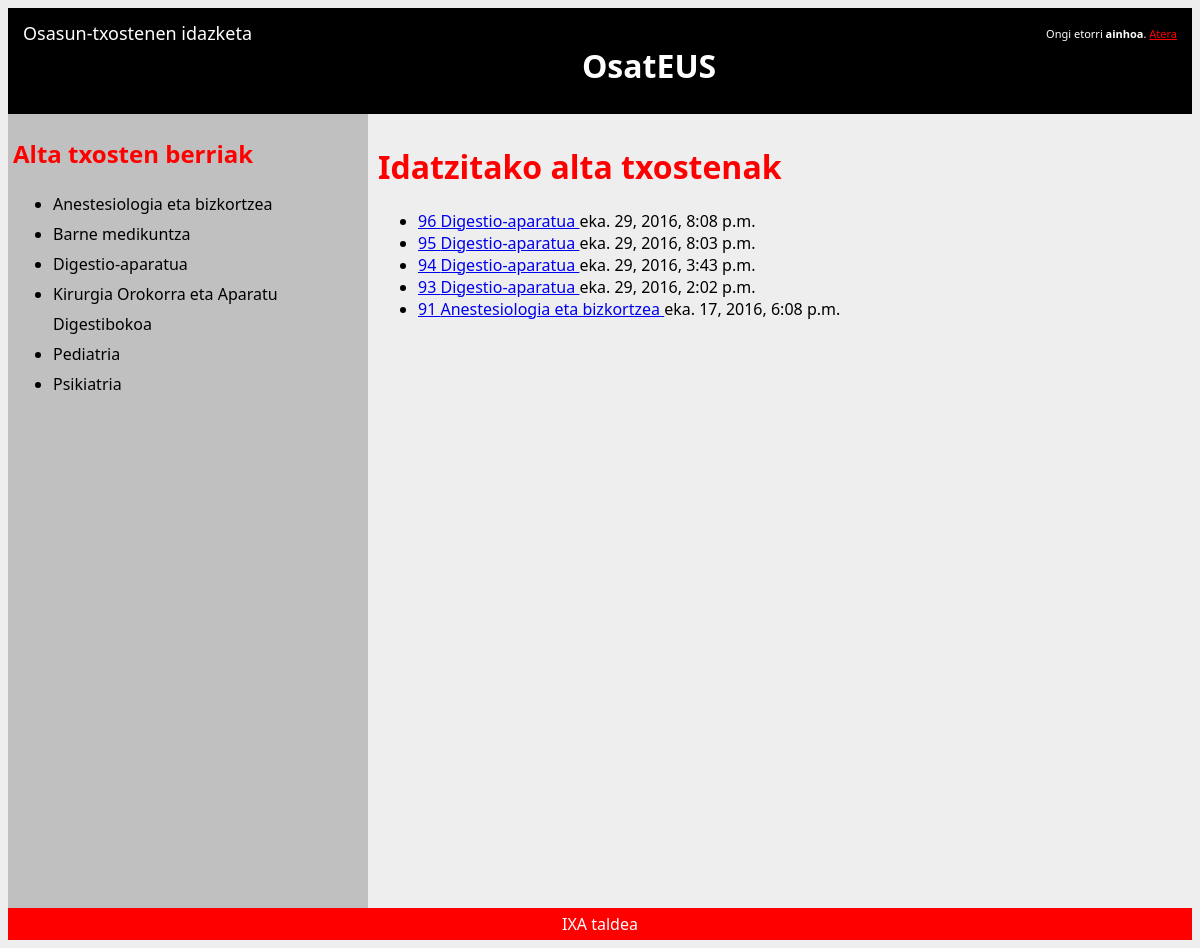
Screenshot of /txantiloiak/ (signed in) with the database file from the repository.
### txantiloiak/models.py (models this page shows, shortened)
class Espezialitatea(models.Model):
    izena = models.CharField(max_length=50)
    MOTA_AUKERAK = (
        ('AL','Alta txostena'),
        ('EB','Ebolutiboa'),
    )
    mota = models.CharField(max_length=2,
                            choices=MOTA_AUKERAK)

class Txostena(models.Model):
    egilea = models.ForeignKey(User)
    data = models.DateTimeField(default=datetime.now,blank=True)
    txosten_testua = models.ManyToManyField(Atala,through='EdukiaAtala')
    def get_espezialitatea(self):
        return self.txosten_testua.all()[0].espezialitatea.izena
    class Meta:
        ordering = ["-data"]

class Atala(models.Model):
    izenburua = models.CharField(max_length=50)
    hautazkoa = models.BooleanField(default=False)
    espezialitatea = models.ForeignKey('Espezialitatea')
    testua = models.TextField(blank=True,default='')
    ordena = models.IntegerField()
    class Meta:
        ordering = ['espezialitatea','ordena']
    def defektuzkoTestua(self):
        if self.testua=='':
            return False
        else:
            return True
    defektuzkoTestua.boolean = True

### txantiloiak/views.py (the view)
class IndexView(generic.ListView):
    template_name = 'txantiloiak/index.html'
    context_object_name = 'espezialitateen_zerrenda'
    def get_queryset(self):
        return Espezialitatea.objects.order_by('izena')
    def get_context_data(self, *args, **kwargs):
        context = super(IndexView, self).get_context_data(*args,**kwargs)
        context["egindako_txostenak"] = Txostena.objects.filter(egilea=self.request.user)
        return context

### txantiloiak/templates/txantiloiak/index.html (shortened to what this page needs)
{% load staticfiles %}
<head>
</head>
<link rel="stylesheet" type="text/css" href="{% static 'txantiloiak/style.css' %}" />
    <div id="header">
        <div id="branding">
        {% block branding %}<h1>Osasun-txostenen idazketa</h1>{% endblock %}
        </div>
        {% block usertools %}
        <div id="user-tools">
            {% block welcome-msg %}Ongi etorri <strong>{% firstof user.get_short_name user.get_username %}</strong>.
            {% endblock %}
            {% block userlinks %}
                <a href="{% url 'logout' %}">Atera</a>
            {% endblock %}
        </div>
        {% endblock %}
    </div>
<div id="header">
  <h1>OsatEUS</h1>
</div>
<div id="nav">
<h2>Alta txosten berriak</h2>
{% if espezialitateen_zerrenda %}
    <ul>
    {% for espe in espezialitateen_zerrenda %}
        <li><a href="/txantiloiak/{{ espe.id }}/berria">{{ espe.izena }}</a></li>
    {% endfor %}
    </ul>
{% else %}
    <p>Ez daude espezialitaterik atzigarri.</p>
{% endif %}
</div>
{% block content %}
<div id="section">
<h1>Idatzitako alta txostenak</h1>
{% if user.is_authenticated %}
{% if egindako_txostenak %}
<ul>
  {% for txos in egindako_txostenak %}
  <li><a href="/txantiloiak/laburpena/{{ txos.id }}/">{{ txos.id }} {{ txos.get_espezialitatea }} </a>{{txos.data}}</li>
  {% endfor %}
</ul>
{% else %}
<p>Ez dituzu txostenik gordeta</p>
{% endif %}
{% else %}
<p>Ez zaude kautotuta </p>
{% endif %}
</div>
{% endblock %}
<div id="footer">
IXA taldea
</div>

### txantiloiak/static/txantiloiak/style.css (style rules this page uses)
#header { background-color:black; color:white; text-align:center; padding:5px; }
#nav { line-height:30px; background-color:#C0C0C0; height:100%; min-width:350px; width: 20%; float:left; padding:5px; }
#section { width:550px; float:left; padding:10px; }
#footer { background-color:red; color:white; clear:both; text-align:center; padding:5px; }
#nav h2 { color:red; }
#nav a { text-decoration: none; color:black; }
#section h1 { color:red; }
#branding { float: left; }
#branding h1 { padding: 0 10px; font-size: 18px; margin: 8px 0; font-weight: normal; }
#branding h1, #branding h1 a:link, #branding h1 a:visited { text-decoration: none; }
#user-tools { float: right; padding: 1.2em 10px; font-size: 11px; text-align: right; }
#user-tools a { color: red; }

### rows the page displays
Espezialitatea: izena "Anestesiologia eta bizkortzea"
Espezialitatea: izena "Barne medikuntza"
Espezialitatea: izena "Digestio-aparatua"
Espezialitatea: izena "Kirurgia Orokorra eta Aparatu Digestibokoa"
Espezialitatea: izena "Pediatria"
Espezialitatea: izena "Psikiatria"
Txostena: id "96", get_espezialitatea "Digestio-aparatua", data "eka. 29, 2016, 8:08 p.m."
Txostena: id "95", get_espezialitatea "Digestio-aparatua", data "eka. 29, 2016, 8:03 p.m."
Txostena: id "94", get_espezialitatea "Digestio-aparatua", data "eka. 29, 2016, 3:43 p.m."
Txostena: id "93", get_espezialitatea "Digestio-aparatua", data "eka. 29, 2016, 2:02 p.m."
Txostena: id "91", get_espezialitatea "Anestesiologia eta bizkortzea", data "eka. 17, 2016, 6:08 p.m."
